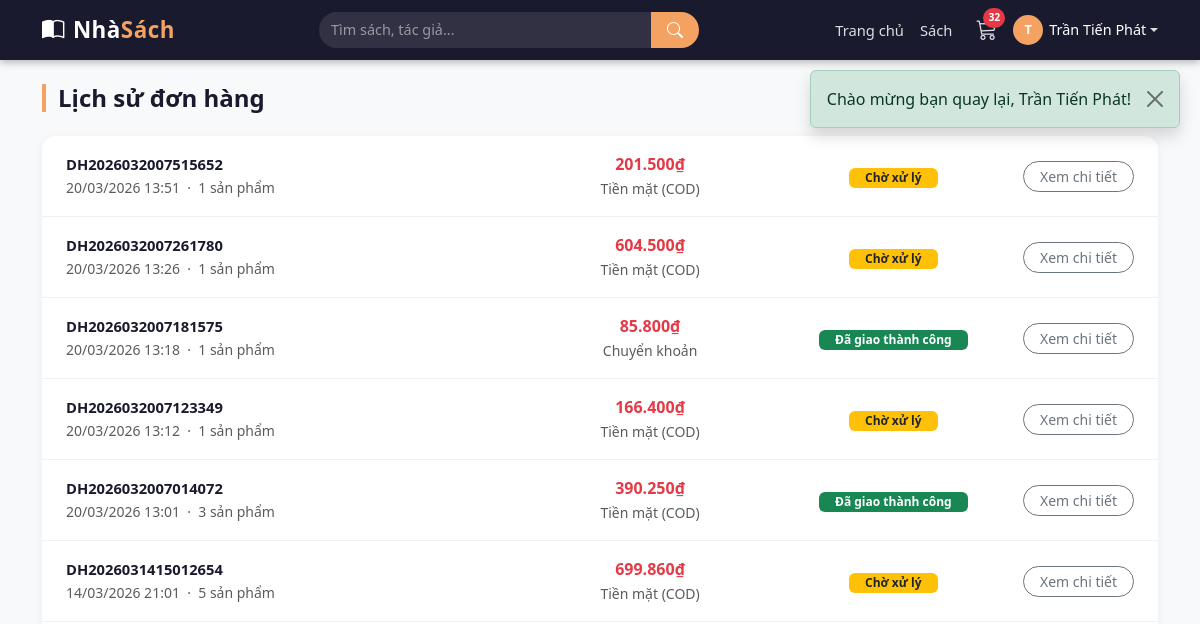
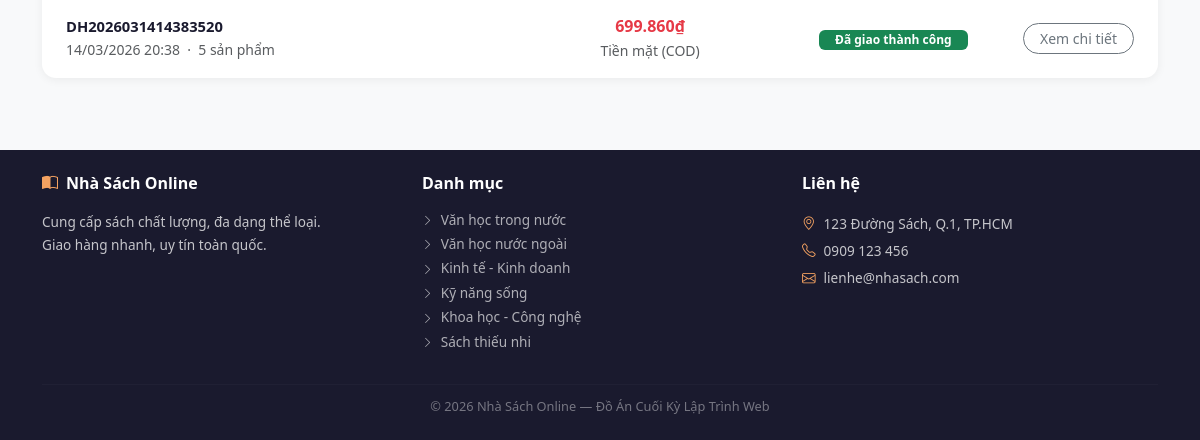
The page /orders.php (signed in) on the database as committed earlier (2 pictures, top to bottom).
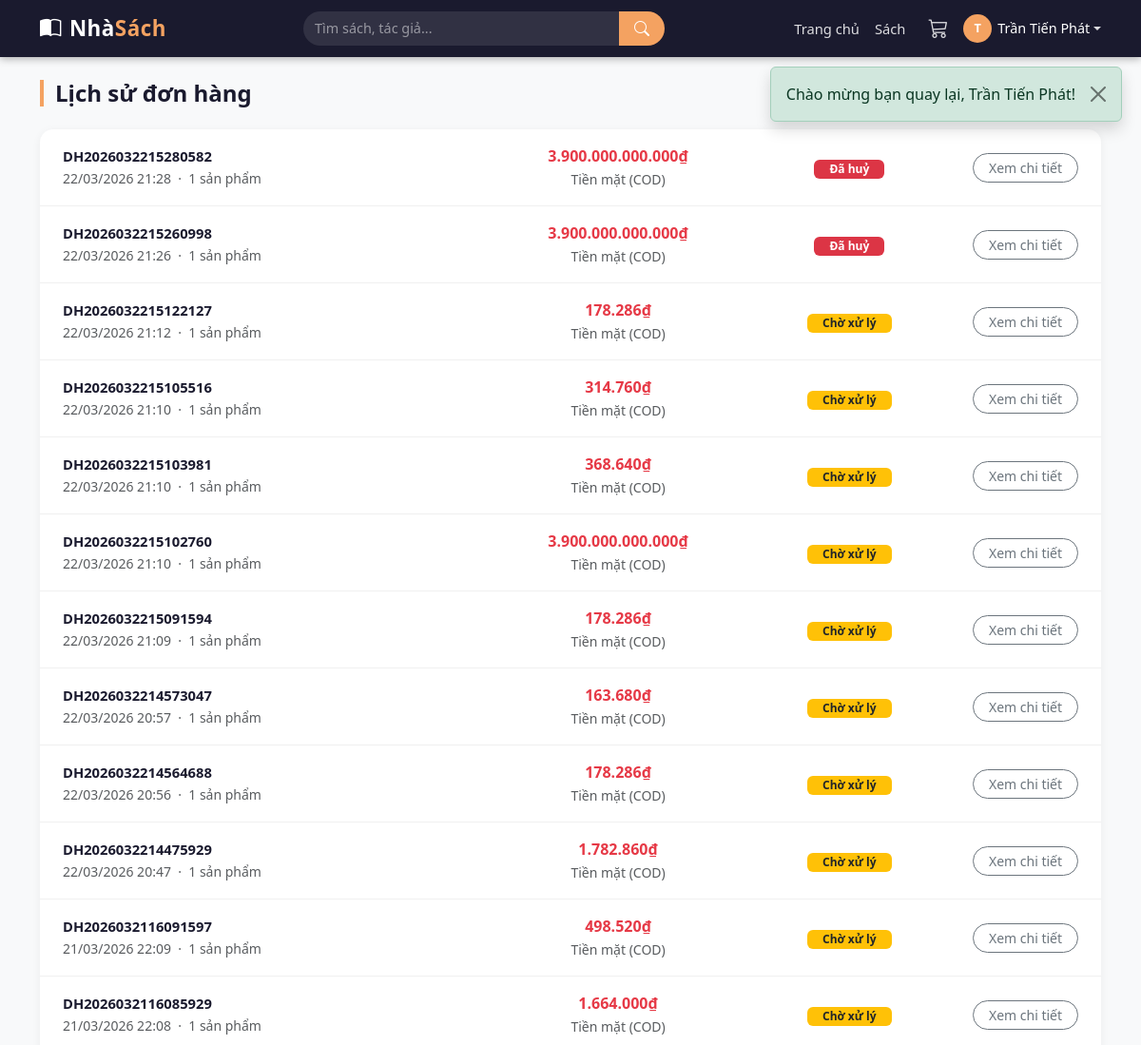
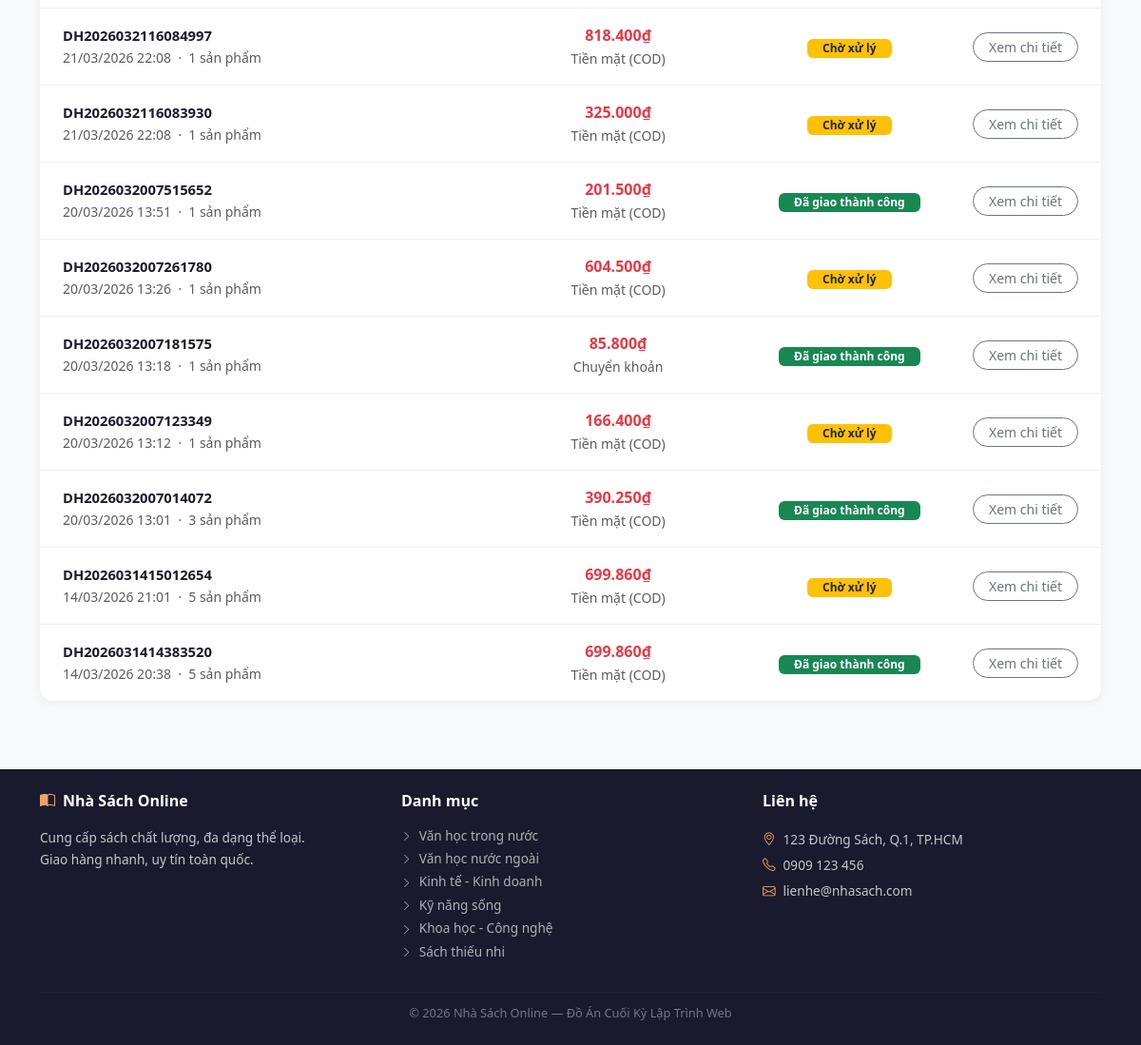
The same page on the database as committed later (2 pictures, top to bottom).
### tables this page shows
CREATE TABLE `don_hang` (
  `id` int(11) NOT NULL,
  `ma_don` varchar(20) NOT NULL,
  `khach_hang_id` int(11) NOT NULL,
  `ngay_dat` datetime DEFAULT current_timestamp(),
  `ten_nguoi_nhan` varchar(100) NOT NULL,
  `so_dien_thoai` varchar(15) NOT NULL,
  `dia_chi` varchar(255) NOT NULL,
  `phuong_xa` varchar(100) DEFAULT NULL,
  `tinh_tp` varchar(100) DEFAULT NULL,
  `phuong_thuc_tt` enum('tien_mat','chuyen_khoan','truc_tuyen') NOT NULL DEFAULT 'tien_mat',
  `tong_tien` decimal(15,2) NOT NULL,
  `trang_thai` enum('cho_xu_ly','da_xac_nhan','da_giao','da_huy') NOT NULL DEFAULT 'cho_xu_ly',
  `ghi_chu` text DEFAULT NULL
);

CREATE TABLE `the_loai` (
  `id` int(11) NOT NULL,
  `ten` varchar(100) NOT NULL,
  `mo_ta` text DEFAULT NULL,
  `trang_thai` tinyint(1) NOT NULL DEFAULT 1
);

### orders.php (the view, shortened to what this page needs)
<?php
require_once 'includes/header.php';
$kh_id = $_SESSION['khach_hang_id'];
$stmt = $pdo->prepare("
    SELECT dh.*,
           COUNT(ct.id) AS so_sach
    FROM don_hang dh
    LEFT JOIN chi_tiet_don_hang ct ON ct.don_hang_id = dh.id
    WHERE dh.khach_hang_id = ?
    GROUP BY dh.id
    ORDER BY dh.ngay_dat DESC
");
$stmt->execute([$kh_id]);
$don_hangs = $stmt->fetchAll();
$trang_thai_info = [
    'cho_xu_ly'   => ['label' => 'Chờ xử lý',       'class' => 'bg-warning text-dark'],
    'da_xac_nhan' => ['label' => 'Đã xác nhận',      'class' => 'bg-info text-white'],
    'da_giao'     => ['label' => 'Đã giao thành công','class' => 'bg-success text-white'],
    'da_huy'      => ['label' => 'Đã huỷ',           'class' => 'bg-danger text-white'],
];
$pt_label = [
    'tien_mat'     => 'Tiền mặt (COD)',
    'chuyen_khoan' => 'Chuyển khoản',
    'truc_tuyen'   => 'Trực tuyến',
];
?>
<div class="container py-4">
  <h4 class="section-title mb-4">Lịch sử đơn hàng</h4>
  <?php if (isset($don)): ?>
  <div class="mb-3">
    <a href="/nhasach/orders.php" class="text-muted" style="font-size:.88rem;">
      <i class="bi bi-arrow-left me-1"></i>Quay lại danh sách
    </a>
  </div>
  <div style="background:#fff; border-radius:14px; box-shadow:0 2px 10px rgba(0,0,0,.06); overflow:hidden;">
    <div class="px-4 py-3 d-flex justify-content-between align-items-center flex-wrap gap-2"
         style="background:#f8f9fa; border-bottom:1px solid #eee;">
      <div>
        <span class="fw-bold" style="color:#1a1a2e;">Mã đơn: <?= htmlspecialchars($don['ma_don']) ?></span>
        <small class="text-muted ms-3">
          <?= date('d/m/Y H:i', strtotime($don['ngay_dat'])) ?>
        </small>
      </div>
      <span class="badge <?= $trang_thai_info[$don['trang_thai']]['class'] ?> px-3 py-2">
        <?= $trang_thai_info[$don['trang_thai']]['label'] ?>
      </span>
    </div>
    <div class="px-4 py-3">
      <?php foreach ($chi_tiets as $ct): ?>
        <div class="d-flex align-items-center gap-3 mb-3">
          <?php if (!empty($ct['hinh']) && file_exists("uploads/" . $ct['hinh'])): ?>
            <img src="/nhasach/uploads/<?= htmlspecialchars($ct['hinh']) ?>"
                 style="width:55px; height:70px; object-fit:cover; border-radius:8px; flex-shrink:0;">
          <?php else: ?>
            <div style="width:55px; height:70px; background:#f0f0f0; border-radius:8px;
                        display:flex; align-items:center; justify-content:center; color:#ccc; flex-shrink:0;">
              <i class="bi bi-book fs-4"></i>
            </div>
          <?php endif; ?>
          <div style="flex:1;">
            <a href="/nhasach/book.php?id=<?= $ct['sach_id'] ?>"
               class="fw-semibold d-block" style="color:#1a1a2e; font-size:.9rem;">
              <?= htmlspecialchars($ct['ten_sach']) ?>
            </a>
            <small class="text-muted"><?= htmlspecialchars($ct['ma_sach']) ?></small>
          </div>
          <div class="text-end" style="flex-shrink:0;">
            <div style="font-size:.88rem; color:#666;">
              <?= number_format($ct['gia_ban_luc_dat'], 0, ',', '.') ?>₫ × <?= $ct['so_luong'] ?> <?= htmlspecialchars($ct['don_vi_tinh']) ?>
            </div>
            <div class="fw-bold" style="color:#e63946;">
              <?= number_format($ct['gia_ban_luc_dat'] * $ct['so_luong'], 0, ',', '.') ?>₫
            </div>
          </div>
        </div>
      <?php endforeach; ?>
      <hr>
      <div class="d-flex justify-content-between fw-bold">
        <span>Tổng thanh toán</span>
        <span style="color:#e63946; font-size:1.1rem;">
          <?= number_format($don['tong_tien'], 0, ',', '.') ?>₫
        </span>
      </div>
    </div>
    <div class="px-4 py-3" style="border-top:1px solid #f0f0f0; background:#fafafa;">
      <div class="row g-2" style="font-size:.88rem;">
        <div class="col-12 fw-semibold mb-1" style="color:#1a1a2e;">Thông tin giao hàng</div>
        <div class="col-5 text-muted">Người nhận</div>
        <div class="col-7"><?= htmlspecialchars($don['ten_nguoi_nhan']) ?></div>
        <div class="col-5 text-muted">Số điện thoại</div>
        <div class="col-7"><?= htmlspecialchars($don['so_dien_thoai']) ?></div>
        <div class="col-5 text-muted">Địa chỉ</div>
        <div class="col-7">
          <?= htmlspecialchars($don['dia_chi']) ?>,
          <?= htmlspecialchars($don['phuong_xa']) ?>,
          <?= htmlspecialchars($don['tinh_tp']) ?>
        </div>
        <div class="col-5 text-muted">Thanh toán</div>
        <div class="col-7"><?= $pt_label[$don['phuong_thuc_tt']] ?? '' ?></div>
        <?php if (!empty($don['ghi_chu'])): ?>
        <div class="col-5 text-muted">Ghi chú</div>
        <div class="col-7"><?= htmlspecialchars($don['ghi_chu']) ?></div>
        <?php endif; ?>
      </div>
    </div>
  </div>
  <?php else: ?>
  <?php if (empty($don_hangs)): ?>
    <div class="empty-state">
      <i class="bi bi-bag-x"></i>
      <h5>Bạn chưa có đơn hàng nào</h5>
      <p class="text-muted">Hãy chọn sách và đặt hàng ngay!</p>
      <a href="/nhasach/books.php" class="btn btn-accent px-4 mt-2">
        <i class="bi bi-shop me-2"></i>Mua sắm ngay
      </a>
    </div>
  <?php else: ?>
    <div style="background:#fff; border-radius:14px; box-shadow:0 2px 10px rgba(0,0,0,.06); overflow:hidden;">
      <?php foreach ($don_hangs as $i => $dh): ?>
        <div class="px-4 py-3 d-flex align-items-center gap-3 flex-wrap"
             style="border-bottom:<?= $i < count($don_hangs)-1 ? '1px solid #f0f0f0' : 'none' ?>;">
          <div style="flex:2; min-width:180px;">
            <div class="fw-bold" style="color:#1a1a2e; font-size:.92rem;">
              <?= htmlspecialchars($dh['ma_don']) ?>
            </div>
            <small class="text-muted">
              <?= date('d/m/Y H:i', strtotime($dh['ngay_dat'])) ?>
              &nbsp;·&nbsp; <?= $dh['so_sach'] ?> sản phẩm
            </small>
          </div>
          <div style="flex:1; text-align:center;">
            <div class="fw-bold" style="color:#e63946;">
              <?= number_format($dh['tong_tien'], 0, ',', '.') ?>₫
            </div>
            <small class="text-muted"><?= $pt_label[$dh['phuong_thuc_tt']] ?? '' ?></small>
          </div>
          <div style="flex:1; text-align:center;">
            <span class="badge <?= $trang_thai_info[$dh['trang_thai']]['class'] ?> px-3 py-1">
              <?= $trang_thai_info[$dh['trang_thai']]['label'] ?>
            </span>
          </div>
          <div style="flex-shrink:0;">
            <a href="/nhasach/orders.php?id=<?= $dh['id'] ?>"
               class="btn btn-sm btn-outline-secondary px-3" style="border-radius:20px;">
              Xem chi tiết
            </a>
          </div>
        </div>
      <?php endforeach; ?>
    </div>
  <?php endif; ?>
  <?php endif; ?>
</div>
<?php require_once 'includes/footer.php'; ?>

### includes/header.php (shortened to what this page needs)
<?php
require_once __DIR__ . '/../config/database.php';
$so_san_pham_gio = 0;
if (isset($_SESSION['khach_hang_id'])) {
    $stmt_gio = $pdo->prepare("SELECT COALESCE(SUM(so_luong),0) FROM gio_hang WHERE khach_hang_id=?");
    $stmt_gio->execute([$_SESSION['khach_hang_id']]);
    $so_san_pham_gio = (int)$stmt_gio->fetchColumn();
} elseif (isset($_SESSION['gio_hang'])) {
    foreach ($_SESSION['gio_hang'] as $sl) {
        $so_san_pham_gio += $sl;
    }
}
?>
<!DOCTYPE html>
<html lang="vi">
<head>
  <link href="https://cdn.jsdelivr.net/npm/bootstrap@5.3.0/dist/css/bootstrap.min.css" rel="stylesheet">
  <link href="https://cdn.jsdelivr.net/npm/bootstrap-icons@1.10.5/font/bootstrap-icons.css" rel="stylesheet">
  <link href="/nhasach/assets/css/style.css?v=2" rel="stylesheet">
</head>
<body>
<nav class="navbar navbar-expand-lg sticky-top">
  <div class="container">
    <a class="navbar-brand" href="/nhasach/index.php">
      <i class="bi bi-book-half me-2"></i>Nhà<span>Sách</span>
    </a>
    <div class="collapse navbar-collapse" id="navMenu">
      <form class="search-form d-flex mx-auto my-2 my-lg-0" style="width:380px; position:relative;"
      action="/nhasach/books.php" method="GET">
  <input class="form-control" type="search" name="search" id="search-input"
         placeholder="Tìm sách, tác giả..."
         value="<?= htmlspecialchars($_GET['search'] ?? '') ?>"
         autocomplete="off">
  <button class="btn btn-search" type="submit">
    <i class="bi bi-search"></i>
  </button>
</form>
      <ul class="navbar-nav me-3">
        <li class="nav-item">
          <a class="nav-link <?= basename($_SERVER['PHP_SELF']) == 'index.php' ? 'active' : '' ?>"
             href="/nhasach/index.php">Trang chủ</a>
        </li>
        <li class="nav-item">
          <a class="nav-link <?= basename($_SERVER['PHP_SELF']) == 'books.php' ? 'active' : '' ?>"
             href="/nhasach/books.php">Sách</a>
        </li>
      </ul>
      <a href="/nhasach/cart.php" class="cart-icon text-decoration-none me-3">
        <i class="bi bi-cart3"></i>
        <?php if ($so_san_pham_gio > 0): ?>
          <span class="cart-badge"><?= $so_san_pham_gio ?></span>
        <?php endif; ?>
      </a>
      <?php if (isset($_SESSION['khach_hang_id'])): ?>
        <div class="dropdown">
          <a class="nav-link dropdown-toggle d-flex align-items-center" href="#"
             data-bs-toggle="dropdown">
            <span class="user-avatar">
              <?= mb_substr($_SESSION['khach_hang_ten'], 0, 1, 'UTF-8') ?>
            </span>
            <span class="text-white" style="font-size:.9rem;">
              <?= htmlspecialchars($_SESSION['khach_hang_ten']) ?>
            </span>
          </a>
        </div>
      <?php endif; ?>
    </div>
  </div>
</nav>
<?php if (isset($_SESSION['flash'])): ?>
  <div class="flash-message">
    <div class="alert alert-<?= $_SESSION['flash']['type'] ?> alert-dismissible fade show shadow" role="alert">
      <?= htmlspecialchars($_SESSION['flash']['msg']) ?>
      <button type="button" class="btn-close" data-bs-dismiss="alert"></button>
    </div>
  </div>
<?php endif; ?>

### includes/footer.php (shortened to what this page needs)
<footer class="mt-5" style="background:#1a1a2e; color: rgba(255,255,255,0.75);">
  <div class="container py-4">
    <div class="row g-4">
      <div class="col-md-4">
        <h6 class="text-white fw-bold mb-3">
          <i class="bi bi-book-half me-2" style="color:#f4a261;"></i>Nhà Sách Online
        </h6>
        <p style="font-size:0.85rem; line-height:1.7;">
          Cung cấp sách chất lượng, đa dạng thể loại.<br>
          Giao hàng nhanh, uy tín toàn quốc.
        </p>
      </div>
      <div class="col-md-4">
        <h6 class="text-white fw-bold mb-3">Danh mục</h6>
        <ul class="list-unstyled" style="font-size:0.85rem;">
          <?php
          try {
              $stmt = $pdo->query("SELECT id, ten FROM the_loai WHERE trang_thai = 1 LIMIT 6");
              while ($tl = $stmt->fetch()):
          ?>
            <li class="mb-1">
              <a href="/nhasach/books.php?the_loai=<?= $tl['id'] ?>"
                 style="color:rgba(255,255,255,0.65); text-decoration:none;"
                 onmouseover="this.style.color='#f4a261'" onmouseout="this.style.color='rgba(255,255,255,0.65)'">
                <i class="bi bi-chevron-right me-1" style="font-size:0.7rem;"></i>
                <?= htmlspecialchars($tl['ten']) ?>
              </a>
            </li>
          <?php
              endwhile;
          } catch (Exception $e) {  }
          ?>
        </ul>
      </div>
      <div class="col-md-4">
        <h6 class="text-white fw-bold mb-3">Liên hệ</h6>
        <ul class="list-unstyled" style="font-size:0.85rem; line-height:2;">
          <li><i class="bi bi-geo-alt me-2" style="color:#f4a261;"></i>123 Đường Sách, Q.1, TP.HCM</li>
          <li><i class="bi bi-telephone me-2" style="color:#f4a261;"></i>0909 123 456</li>
          <li><i class="bi bi-envelope me-2" style="color:#f4a261;"></i>lienhe@nhasach.com</li>
        </ul>
      </div>
    </div>
    <hr style="border-color: rgba(255,255,255,0.1); margin: 16px 0 12px;">
    <p class="text-center mb-0" style="font-size:0.8rem; color:rgba(255,255,255,0.4);">
      © <?= date('Y') ?> Nhà Sách Online — Đồ Án Cuối Kỳ Lập Trình Web
    </p>
  </div>
</footer>
</body>
</html>

### assets/css/style.css (style rules this page uses)
:root { --primary: #1a1a2e; --accent: #f4a261; --accent-dk: #e08c4a; --danger: #e63946; --light-bg: #f8f9fa; --card-radius: 12px; }
body { color: #2d2d2d; background: var(--light-bg); }
a { text-decoration: none; }
.section-title { font-weight: 700; color: var(--primary); border-left: 4px solid var(--accent); padding-left: 12px; }

### includes/header.php (style rules this page uses)
body { font-family: 'Segoe UI', sans-serif; background: #f8f9fa; }
.navbar { background: #1a1a2e !important; box-shadow: 0 2px 8px rgba(0,0,0,0.3); }
.navbar-brand { font-size: 1.4rem; font-weight: 700; color: #fff !important; letter-spacing: 0.5px; }
.navbar-brand span { color: #f4a261; }
.nav-link { color: rgba(255,255,255,0.85) !important; font-size: 0.92rem; transition: color .2s; }
.search-form .form-control { border-radius: 20px 0 0 20px; border: none; font-size: 0.9rem; background: rgba(255,255,255,0.1); color: #fff; }
.search-form .form-control::placeholder { color: rgba(255,255,255,0.5); }
.search-form .btn-search { border-radius: 0 20px 20px 0; background: #f4a261; border: none; color: #fff; padding: 6px 16px; }
.cart-icon { position: relative; color: rgba(255,255,255,0.85) !important; font-size: 1.3rem; }
.user-avatar { width: 30px; height: 30px; border-radius: 50%; background: #f4a261; color: #fff; display: inline-flex; align-items: center; justify-content: center; font-size: 0.8rem; font-weight: 700; margin-right: 6px; }
.flash-message { position: fixed; top: 70px; right: 20px; z-index: 9999; min-width: 300px; }
.cart-badge { position: absolute; top: -6px; right: -8px; background: #e63946; color: #fff; font-size: 0.65rem; font-weight: 700; padding: 2px 5px; border-radius: 99px; min-width: 18px; text-align: center; }

Rows that differ between the two databases and show on the page:
added don_hang: ma_don "DH2026032215280582", ngay_dat "22/03/2026 21:28", so_sach "1", tong_tien "3.900.000.000.000", phuong_thuc_tt "Tiền mặt (COD)", trang_thai "Đã huỷ"
added don_hang: ma_don "DH2026032215260998", ngay_dat "22/03/2026 21:26", so_sach "1", tong_tien "3.900.000.000.000", phuong_thuc_tt "Tiền mặt (COD)", trang_thai "Đã huỷ"
added don_hang: ma_don "DH2026032215122127", ngay_dat "22/03/2026 21:12", so_sach "1", tong_tien "178.286", phuong_thuc_tt "Tiền mặt (COD)", trang_thai "Chờ xử lý"
added don_hang: ma_don "DH2026032215105516", ngay_dat "22/03/2026 21:10", so_sach "1", tong_tien "314.760", phuong_thuc_tt "Tiền mặt (COD)", trang_thai "Chờ xử lý"
added don_hang: ma_don "DH2026032215103981", ngay_dat "22/03/2026 21:10", so_sach "1", tong_tien "368.640", phuong_thuc_tt "Tiền mặt (COD)", trang_thai "Chờ xử lý"
added don_hang: ma_don "DH2026032215102760", ngay_dat "22/03/2026 21:10", so_sach "1", tong_tien "3.900.000.000.000", phuong_thuc_tt "Tiền mặt (COD)", trang_thai "Chờ xử lý"
added don_hang: ma_don "DH2026032215091594", ngay_dat "22/03/2026 21:09", so_sach "1", tong_tien "178.286", phuong_thuc_tt "Tiền mặt (COD)", trang_thai "Chờ xử lý"
added don_hang: ma_don "DH2026032214573047", ngay_dat "22/03/2026 20:57", so_sach "1", tong_tien "163.680", phuong_thuc_tt "Tiền mặt (COD)", trang_thai "Chờ xử lý"
added don_hang: ma_don "DH2026032214564688", ngay_dat "22/03/2026 20:56", so_sach "1", tong_tien "178.286", phuong_thuc_tt "Tiền mặt (COD)", trang_thai "Chờ xử lý"
added don_hang: ma_don "DH2026032214475929", ngay_dat "22/03/2026 20:47", so_sach "1", tong_tien "1.782.860", phuong_thuc_tt "Tiền mặt (COD)", trang_thai "Chờ xử lý"
added don_hang: ma_don "DH2026032116091597", ngay_dat "21/03/2026 22:09", so_sach "1", tong_tien "498.520", phuong_thuc_tt "Tiền mặt (COD)", trang_thai "Chờ xử lý"
added don_hang: ma_don "DH2026032116085929", ngay_dat "21/03/2026 22:08", so_sach "1", tong_tien "1.664.000", phuong_thuc_tt "Tiền mặt (COD)", trang_thai "Chờ xử lý"
added don_hang: ma_don "DH2026032116084997", ngay_dat "21/03/2026 22:08", so_sach "1", tong_tien "818.400", phuong_thuc_tt "Tiền mặt (COD)", trang_thai "Chờ xử lý"
added don_hang: ma_don "DH2026032116083930", ngay_dat "21/03/2026 22:08", so_sach "1", tong_tien "325.000", phuong_thuc_tt "Tiền mặt (COD)", trang_thai "Chờ xử lý"
changed don_hang "DH2026032007515652": trang_thai "Chờ xử lý" → "Đã giao thành công"
Other text that changed with them:
$so_san_pham_gio: "32" → (not shown)
